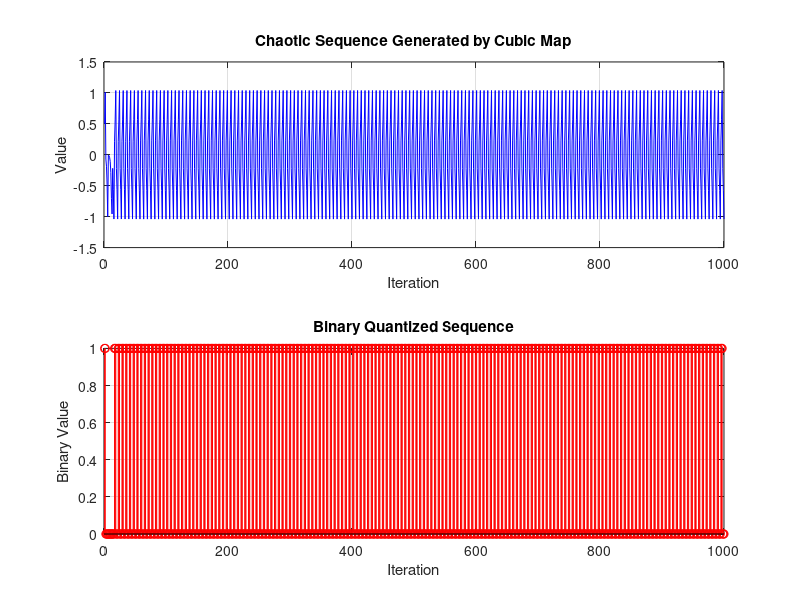

Source code (MATLAB):
% Cubic Map Chaotic Sequence Generation

clc
clear all

% Parameters
n = 1000; % Number of iterations
x0 = 0.5; % Initial condition
r = 2.7; % Control parameter (r > 0 for chaos)

% Preallocate array for the chaotic sequence
chaotic_sequence = zeros(1, n);

% Set the initial value of the sequence
chaotic_sequence(1) = x0;

% Iterate the Cubic map
for i = 2:n
    chaotic_sequence(i) = r * chaotic_sequence(i-1) * (1 - chaotic_sequence(i-1)^2);
end

% Compute the mean of the chaotic sequence
sequence_mean = mean(chaotic_sequence);

% Binary quantization based on the mean
binary_sequence = chaotic_sequence > sequence_mean;

% Plot the chaotic sequence
figure;
subplot(2, 1, 1);
plot(chaotic_sequence, '-b');
xlabel('Iteration');
ylabel('Value');
title('Chaotic Sequence Generated by Cubic Map');
grid on;

% Plot the binary quantized sequence
subplot(2, 1, 2);
stem(binary_sequence, '-r');
xlabel('Iteration');
ylabel('Binary Value');
title('Binary Quantized Sequence');
grid on;